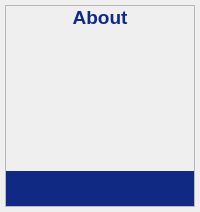
                   <widget class="QWidget" name="aboutPage">
                    <layout class="QHBoxLayout" name="horizontalLayout_38">
                     <property name="spacing">
                      <number>5</number>
                     </property>
                     <property name="leftMargin">
                      <number>5</number>
                     </property>
                     <property name="topMargin">
                      <number>5</number>
                     </property>
                     <property name="rightMargin">
                      <number>5</number>
                     </property>
                     <property name="bottomMargin">
                      <number>5</number>
                     </property>
                     <item>
                      <widget class="QFrame" name="frame_9">
                       <property name="frameShape">
                        <enum>QFrame::Shape::StyledPanel</enum>
                       </property>
                       <property name="frameShadow">
                        <enum>QFrame::Shadow::Raised</enum>
                       </property>
                       <layout class="QVBoxLayout" name="verticalLayout_44">
                        <property name="spacing">
                         <number>0</number>
                        </property>
                        <property name="leftMargin">
                         <number>0</number>
                        </property>
                        <property name="topMargin">
                         <number>0</number>
                        </property>
                        <property name="rightMargin">
                         <number>0</number>
                        </property>
                        <property name="bottomMargin">
                         <number>0</number>
                        </property>
                        <item>
                         <widget class="QLabel" name="label_20">
                          <property name="font">
                           <font>
                            <pointsize>14</pointsize>
                            <bold>true</bold>
                           </font>
                          </property>
                          <property name="styleSheet">
                           <string notr="true">QLabel {
    color: rgb(16, 42, 131);
    border: none;
}</string>
                          </property>
                          <property name="text">
                           <string>About</string>
                          </property>
                          <property name="alignment">
                           <set>Qt::AlignmentFlag::AlignCenter</set>
                          </property>
                         </widget>
                        </item>
                        <item>
                         <spacer name="verticalSpacer_4">
                          <property name="orientation">
                           <enum>Qt::Orientation::Vertical</enum>
                          </property>
                          <property name="sizeHint" stdset="0">
                           <size>
                            <width>20</width>
                            <height>142</height>
                           </size>
                          </property>
                         </spacer>
                        </item>
                        <item>
                         <widget class="QPushButton" name="back1PushButton">
                          <property name="font">
                           <font>
                            <pointsize>12</pointsize>
                           </font>
                          </property>
                          <property name="styleSheet">
                           <string notr="true">QPushButton {
	color: rgb(255, 255, 255);	
	background-color: rgb(16, 42, 131);
	border-color: transparent;
	border-style: outset;
	border-radius: 20px;
	border-width: 2px;
	padding: 6px;
}

QPushButton:hover {
	color: rgb(16, 42, 131);
	background-color: rgb(167, 198, 229);
	border-color: rgb(16, 42, 131);
}

QPushButton:disabled {
	background-color: rgb(172, 172, 172);
}</string>
                          </property>
                          <property name="text">
                           <string/>
                          </property>
                          <property name="icon">
                           <iconset resource="resources.qrc">
                            <normaloff>:/icons/icons/arrow-left.svg</normaloff>:/icons/icons/arrow-left.svg</iconset>
                          </property>
                          <property name="iconSize">
                           <size>
                            <width>24</width>
                            <height>24</height>
                           </size>
                          </property>
                         </widget>
                        </item>
                       </layout>
                      </widget>
                     </item>
                    </layout>
                   </widget>
